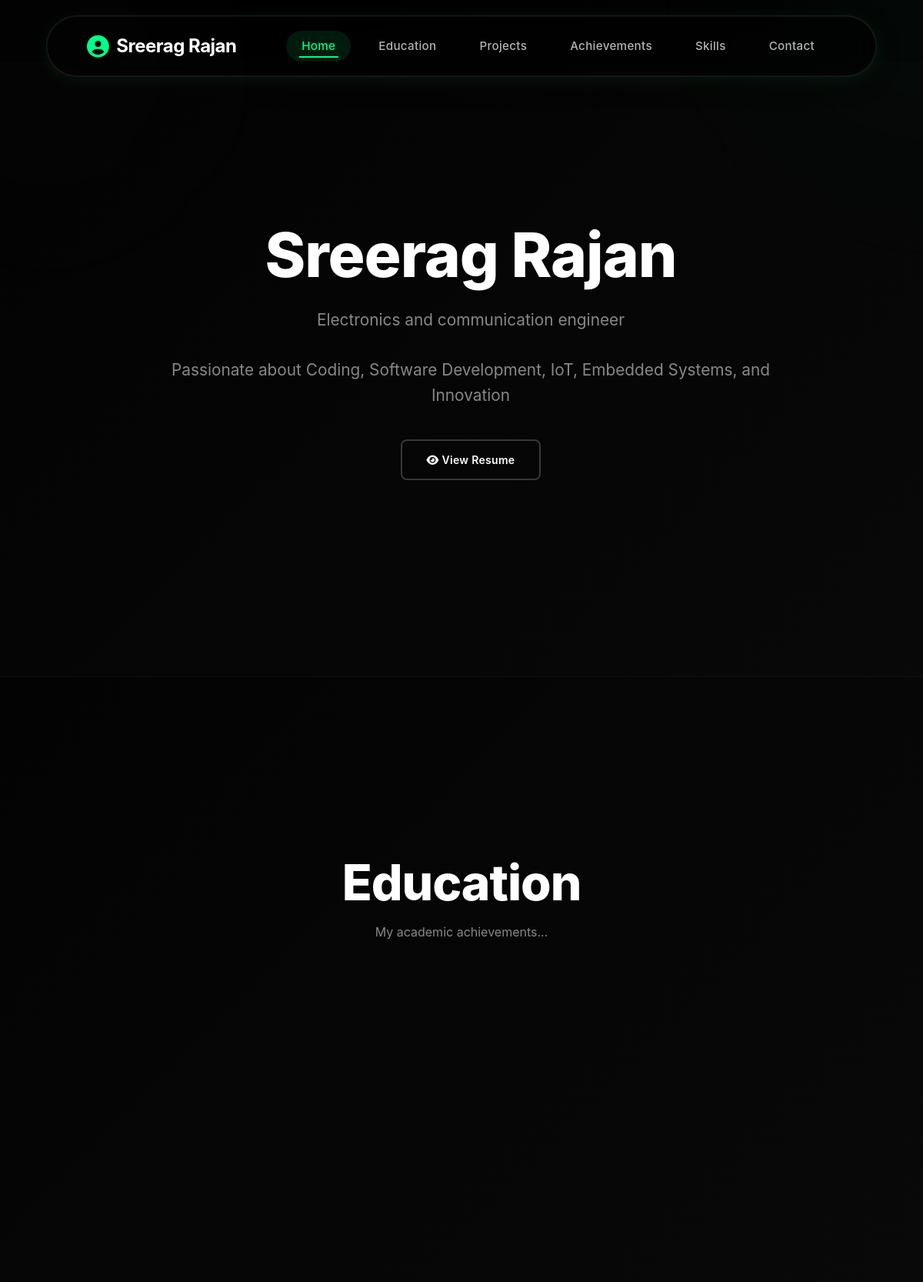
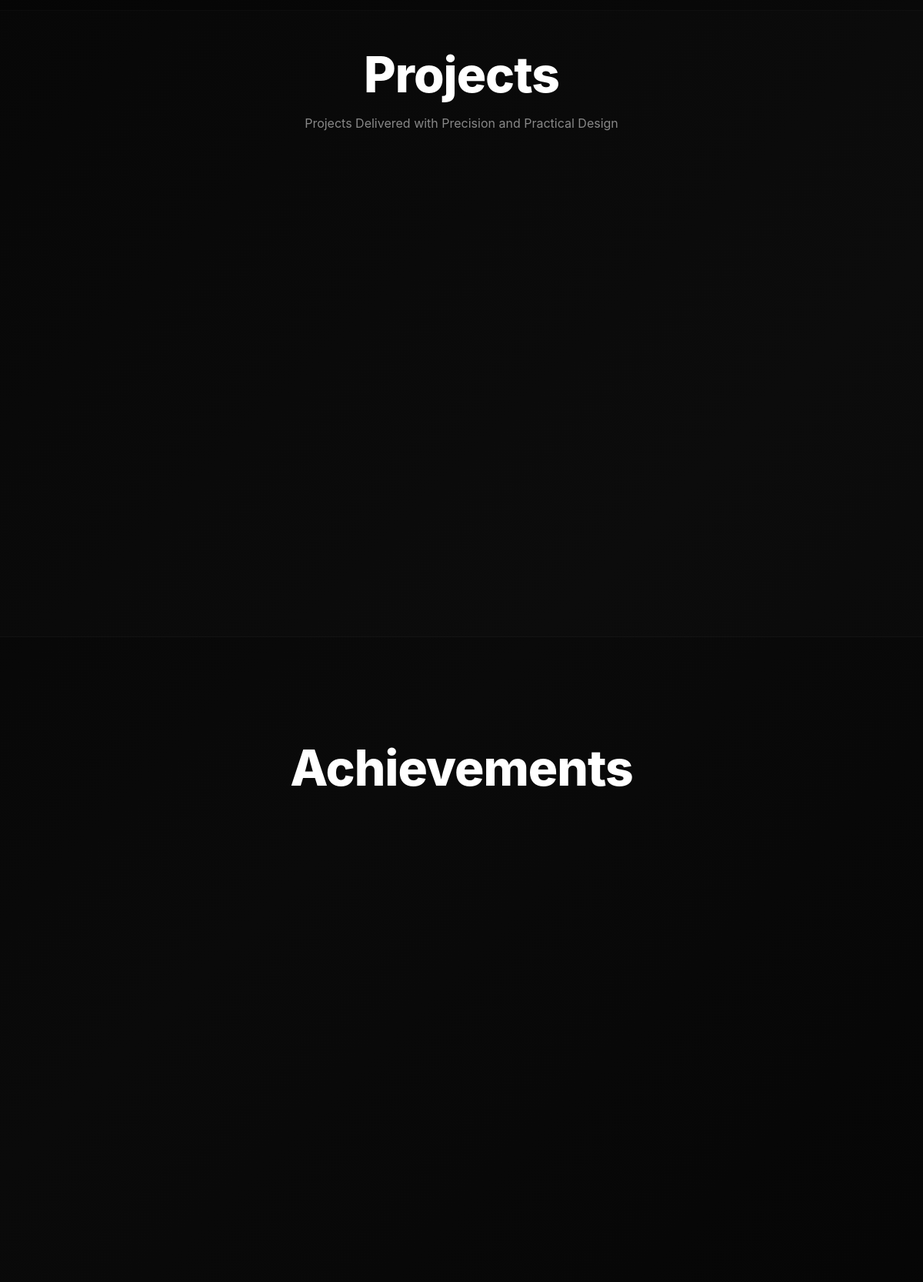
The page / (upper part) on the database its author committed (2 pictures, top to bottom).
### models.py (models this page shows)
class SectionHead(db.Model):
    __tablename__ = "section_head"
    id = db.Column(db.Integer, primary_key=True)
    section_name = db.Column(db.String(100), unique=True, nullable=False)
    section_title = db.Column(db.String(200), nullable=False)
    section_description = db.Column(db.Text)
    display_order = db.Column(db.Integer, default=0)
    items = db.relationship("SectionBody", backref="section", cascade="all, delete",
                            order_by="SectionBody.item_order")

### viewer/routes.py (the view)
@viewer_bp.route("/")
def index():
    portfolio_data = []
    sections = SectionHead.query.order_by(SectionHead.display_order.asc()).all()
    resume = Resume.query.first()
    for sec in sections:
        items = SectionBody.query.filter_by(section_id=sec.id).order_by(SectionBody.item_order.asc()).all()
        item_list = []
        for i in items:
            item_list.append({
                "id": i.id,
                "content_key": i.content_key,
                "content_value": i.content_value,
                "group_id": i.group_id,
                "item_order": i.item_order
            })
        portfolio_data.append({
            "section": sec,
            "items": item_list
        })
    return render_template("index.html", portfolio_data=portfolio_data,resume=resume)

### templates/index.html (shortened to what this page needs)
<!DOCTYPE html>
<html lang="en">
<head>
    <link href="https://cdn.jsdelivr.net/npm/bootstrap@5.3.0/dist/css/bootstrap.min.css" rel="stylesheet">
    <link rel="stylesheet" href="https://cdnjs.cloudflare.com/ajax/libs/font-awesome/6.6.0/css/all.min.css">
    <link rel="stylesheet" href="{{ url_for('static', filename='css/viewer.css') }}">
</head>
<body>
    <nav class="navbar navbar-expand-lg navbar-dark bg-dark fixed-top">
        <div class="container">
            <a class="navbar-brand" href="#home">
                <i class="fas fa-user-circle"></i> Sreerag Rajan
            </a>
            <div class="collapse navbar-collapse" id="navbarNav">
                <ul class="navbar-nav ms-auto">
                    <li class="nav-item">
                        <a class="nav-link" href="#hero">Home</a>
                    </li>
                    {% for data in portfolio_data %}
                    <li class="nav-item">
                        {% if data.section.section_name != "hero" %}
                        <a class="nav-link" href="#{{ data.section.section_name }}">
                            {{ data.section.section_title }}
                        </a>
                        {% endif %}
                    </li>
                    {% endfor %}
                    <li class="nav-item">
                        <a class="nav-link" href="#contact">Contact</a>
                    </li>
                </ul>
            </div>
        </div>
    </nav>
    {% for data in portfolio_data %}
    <section id="{{ data.section.section_name }}" class="py-5">
        <div class="container">
            <div class="row mb-5">
                <div class="col-lg-12 text-center">
                    <h2 class="section-title">{{ data.section.section_title }}</h2>
                    {% if data.section.section_description %}
                    <p class="text-muted">{{ data.section.section_description }}</p>
                    {% endif %}
                    {% if data.section.section_name == "hero" %}
                    <p class="text-muted">
                        Passionate about Coding, Software Development, IoT, Embedded Systems, and Innovation
                    </p>
                        {% if resume %}
                                <a href="{{ url_for('static', filename='uploads/resume/' + resume.filename) }}"
                                    target="_blank" class="btn btn-outline-light btn-sm mt-2">
                                    <i class="fas fa-eye"></i> View Resume
                                </a>
                            </div>
                        </div>
                        {% endif %}
                    {% endif %}
                </div>
            </div>
            <div class="row g-4">
                {% for item in data["items"] %}
                <div class="col-lg-4 col-md-6">
                </div>
                {% endfor %}
            </div>
        </div>
    </section>
    {% endfor %}
</body>
</html>

### static/css/viewer.css (style rules this page uses)
:root { --primary: #ffffff; --accent: #00ff88; --dark: #000000; --dark-2: #0a0a0a; --dark-3: #141414; --dark-4: #1a1a1a; --text: #ffffff; --text-muted: #888888; }
* { margin: 0; padding: 0; box-sizing: border-box; }
body { font-family: 'Inter', 'Segoe UI', Tahoma, Geneva, Verdana, sans-serif; line-height: 1.6; color: var(--text); overflow-x: hidden; background: var(--dark); padding-top: 80px; }
html { scroll-behavior: smooth; }
body::before { content: ''; position: fixed; width: 100%; height: 100%; top: 0; left: 0; z-index: -2; background: linear-gradient(135deg, #000000 0%, #0a0a0a 50%, #000000 100%); }
body::after { content: ''; position: fixed; width: 600px; height: 600px; top: -300px; right: -300px; background: radial-gradient(circle, rgba(0, 255, 136, 0.03) 0%, transparent 70%); border-radius: 50%; filter: blur(100px); animation: float1 25s infinite ease-in-out; z-index: -1; }
.container::before { content: ''; position: fixed; width: 500px; height: 500px; bottom: -250px; left: -250px; background: radial-gradient(circle, rgba(255, 255, 255, 0.02) 0%, transparent 70%); border-radius: 50%; filter: blur(100px); animation: float2 30s infinite ease-in-out; z-index: -1; pointer-events: none; }
.navbar { position: fixed !important; top: 20px; left: 50%; transform: translateX(-50%); width: 90%; max-width: 1200px; padding: 15px 40px !important; background: rgba(0, 0, 0, 0.4) !important; backdrop-filter: blur(20px); -webkit-backdrop-filter: blur(20px); border-radius: 50px !important; border: 1px solid rgba(255, 255, 255, 0.1); box-shadow: 0 8px 32px rgba(0, 0, 0, 0.3), 0 0 0 1px rgba(255, 255, 255, 0.05) inset, 0 4px 20px rgba(0, 255, 136, 0.1); transition: all 0.3s ease; animation: slideDown 0.6s ease; z-index: 1050; box-sizing: border-box; }
.navbar-brand { font-size: 1.5rem; font-weight: 700; color: white !important; display: flex; align-items: center; gap: 10px; letter-spacing: -0.5px; }
.navbar-brand i { color: var(--accent); font-size: 1.8rem; }
.nav-link { margin: 0 0.5rem; font-weight: 500; color: rgba(255, 255, 255, 0.7) !important; padding: 8px 20px !important; border-radius: 25px; transition: all 0.3s; position: relative; font-size: 0.95rem; letter-spacing: 0.3px; }
.nav-link.active { color: var(--accent) !important; background: rgba(0, 255, 136, 0.1); }
.nav-link.active::before { content: ''; position: absolute; bottom: 5px; left: 50%; transform: translateX(-50%); width: 60%; height: 2px; background: var(--accent); }
section { min-height: 100vh; padding: 100px 0; position: relative; display: flex; align-items: center; border-bottom: 1px solid rgba(255, 255, 255, 0.03); }
section:nth-child(even) { background: rgba(255, 255, 255, 0.01); }
.section-title { font-size: clamp(2.5rem, 6vw, 4rem); font-weight: 800; margin-bottom: 1rem; color: white; text-align: center; letter-spacing: -1px; line-height: 1.1; transform: none !important; }
#hero { text-align: center; justify-content: center; }
#hero .section-title { font-size: clamp(3rem, 8vw, 5rem); margin-bottom: 1.5rem; }
#hero .text-muted { font-size: 1.3rem; max-width: 800px; margin: 0 auto 2rem; }
.btn { padding: 0.9rem 2rem; border-radius: 8px; font-weight: 600; transition: all 0.3s; letter-spacing: 0.3px; }
.btn-outline-light { border: 2px solid rgba(255, 255, 255, 0.2) !important; color: white !important; background: transparent !important; }
.text-muted { color: var(--text-muted) !important; }
.row.g-4 { row-gap: 2rem !important; }
* { transition: background-color 0.3s ease, color 0.3s ease; }

### rows shown on the page
SectionHead: section.section_title "Education", section.section_title "Education", section.section_description "My academic achievements..."
SectionHead: section.section_title "Projects", section.section_title "Projects", section.section_description "Projects Delivered with Precision and Practical Design"
SectionHead: section.section_title "Achievements", section.section_title "Achievements"
SectionHead: section.section_title "Skills"
SectionHead: section.section_title "Sreerag Rajan", section.section_description "Electronics and communication engineer", section_name "hero" (drawn)
